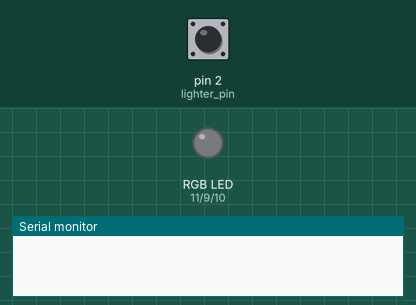
Simulated run of this sketch. Board: Arduino Uno, built with avr-gcc and run on an emulated ATmega328P. On the bench: an RGB LED mixed from three pins (HIGH = lit), the last lines printed to the serial monitor. Inputs (shaded band) come from the test bench; at power-on: pin 2 (lighter_pin) HIGH. Random numbers use the default seed unless the sketch sets one.

Above: at 1.2 s.
1.3 s: pin 2 (lighter_pin) pulled LOW for 0.15 s
At 11.4 s:
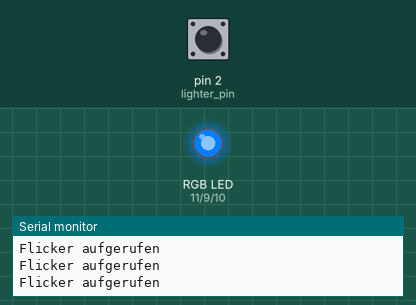
Timing chart, 0 to 13.3 s (numbered marks = the images above; inputs shaded):
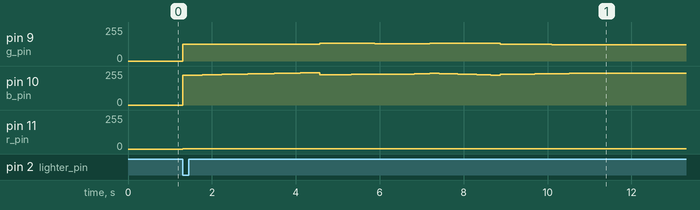

The sketch:

candlelight.ino
```cpp
// input & output pins
int r_pin = 11;
int g_pin = 9;
int b_pin = 10;

int lighter_pin = 2;

// global variable
boolean candlelight = false;

void flicker(int r1, int g1, int b1, int r2, int g2, int b2, int t);

void setup() {

  Serial.begin(9600);

  // set button pin
  pinMode(lighter_pin, INPUT_PULLUP);
}

void loop() {

  if(!candlelight) {
    checkButton();
  } else {

   int r1 = random(254,255);
   int g1 = random(120,140);
   int b1 = random(10,40);
   int r2 = random(254,255);
   int g2 = random(120,140);
   int b2 = random(10,40);

   int t = random(1000,3000);

   //Example sequence one: Rainbow fade over 15 seconds:
   flicker(r1,g1,b1,r2,g2,b2,t); //fade from red to green over 5 seconds
  }
}

void flicker(int r1, int g1, int b1, int r2, int g2, int b2, int t) {

  Serial.println("Flicker aufgerufen");

  float r_float1, g_float1, b_float1;
  float r_float2, g_float2, b_float2;
  float grad_r, grad_g, grad_b;
  float output_r, output_g, output_b;

  //declare integer RGB values as float values
  r_float1 = (float) r1;
  g_float1 = (float) g1;
  b_float1 = (float) b1;
  r_float2 = (float) r2;
  g_float2 = (float) g2;
  b_float2 = (float) b2;

  //calculate rates of change of R, G, and B values
  grad_r = (r_float2-r_float1)/t;
  grad_g = (g_float2-g_float1)/t;
  grad_b = (b_float2-b_float1)/t;

  //loop round, incrementing time value "i"
  for ( float i=0; i<=t; i++ )
  {

    output_r = r_float1 + grad_r*i;
    output_g = g_float1 + grad_g*i;
    output_b = b_float1 + grad_b*i;

    //map values - arduino is sinking current, not sourcing it
    output_r = map (output_r,0,255,255,0);
    output_g = map (output_g,0,255,255,0);
    output_b = map (output_b,0,255,255,0);

    //output
    analogWrite(r_pin, (int)output_r);
    analogWrite(g_pin, (int)output_g);
    analogWrite(b_pin, (int)output_b);

    //hold at this colour set for 1ms
    delay(1);

  }
}

void checkButton() {

  int lighter = digitalRead(2);
  if(!lighter) {
    Serial.println("Light up");
    lightup();
  }
}

void lightup() {

  Serial.println("Lightup aufgerufen");
  candlelight = true;
}

void blowout() {

  Serial.println("Blowout aufgerufen");

  int output_r = 0;
  int output_g = 0;
  int output_b = 0;

  //map values - arduino is sinking current, not sourcing it
  output_r = map (output_r,0,255,255,0);
  output_g = map (output_g,0,255,255,0);
  output_b = map (output_b,0,255,255,0);

  //output
  analogWrite(r_pin, (int)output_r);
  analogWrite(g_pin, (int)output_g);
  analogWrite(b_pin, (int)output_b);

  candlelight = false;
}
```

Measured:
- after the input at 1.3 s, pin 9 (g_pin): 0/255 → 126/255 at once, → 132/255 3.3 s later, → 131/255 1.3 s later, → 133/255 1.3 s later, … (13 changes in this stretch); pin 10 (b_pin): 0/255 → 223/255 at once, → 224/255 0.16 s later, → 225/255 0.16 s later, → 226/255 0.16 s later, … (52 changes in this stretch); pin 11 (r_pin): 0/255 → 1/255 at once
